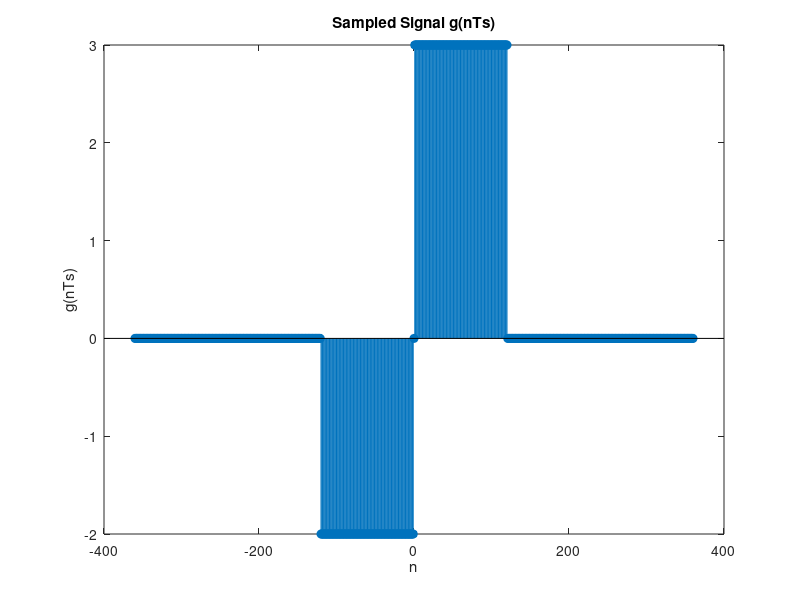

This figure's MATLAB source: (Note: this script raises an error after producing the figure.)
% Generate sampled version of g(t)
a = randi([2, 6]);
Ts = 1 / (20 * a);
t = -3:Ts:3;

n = t/Ts;
%n = 0:length(t)-1; 

g = zeros(size(t));
g((-1 <= t) & (t < 0)) = -2;
g((0 < t) & (t <= 1)) = 3;
figure;
stem(n, g, 'filled')
title('Sampled Signal g(nTs)')
xlabel('n')
ylabel('g(nTs)')

% Reconstruct the signal using different interpolation methods
dur = 6; % Duration for reconstruction
type = [0, 1, 2]; % Interpolation types: 0 for zero-order, 1 for linear, 2 for ideal
xR = cell(1, numel(type));
for i = 1:numel(type)
xR{i} = DtoA(type(i), Ts, dur, g);
end
% Plot the reconstructed signals
tR = linspace(-dur/2, dur/2, numel(xR{1}));
figure;
subplot(3, 1, 1)
plot(tR, xR{1})
title('Reconstructed Signal using Zero-Order Interpolation')
xlabel('t')
ylabel('xR(t)')
subplot(3, 1, 2)
plot(tR, xR{2})
title('Reconstructed Signal using Linear Interpolation')
xlabel('t')
ylabel('xR(t)')
subplot(3, 1, 3)
plot(tR, xR{3})
title('Reconstructed Signal using Ideal Interpolation')
xlabel('t')
ylabel('xR(t)')

% Generate sampled version of g(t)
a = randi([2, 6]); % Random integer between 2 and 6
Ts_values = linspace(1/(20*a), 1/(20*a*10), 10);
reconstructed_signals = cell(size(Ts_values));
for i = 1:numel(Ts_values)
    Ts = Ts_values(i);
    t = -3:Ts:3; % Time axis
    n = 0:length(t)-1; % Sample indices
    g = zeros(size(t));
    g((-3 <= t) & (t < -1)) = -3;
    g((-1 < t) & (t <= 0)) = 4;
    % Reconstruct the signal using DtoA function
    reconstructed_signals{i} = DtoA(2, Ts, 6, g);
end
figure;
for i = 1:numel(Ts_values)
figure
stem(reconstructed_signals{i}, 'filled');
title(['Reconstructed Signal for Ts = ' num2str(Ts_values(i))]);
xlabel('n');
ylabel('g(nTs)');
end

function xR = DtoA(type, Ts, dur, Xn)
    N = numel(Xn); % Number of samples
    t = -dur/2:Ts/500:dur/2; % Discrete time axis for generating the pulses
    % Generate the interpolating pulse
    p = generateInterp(type, Ts, dur);
    % Perform the interpolation
    xR = conv(Xn, p, 'same');
end

function p = generateInterp(type, Ts, dur)

    t = -dur/2:Ts/500:dur/2;
    switch type
        case 0 %zero-order interpolation
            p = zeros(size(t));
            p(abs(t) <= Ts/2) = 1;
        case 1 % linear interpolation
            p = zeros(size(t));
            p = max(1 - abs(t)/Ts, 0);
        case 2 %ideal interpolation
            p = sinc(t/Ts);
            p(t==0) = 1;
    end
end
